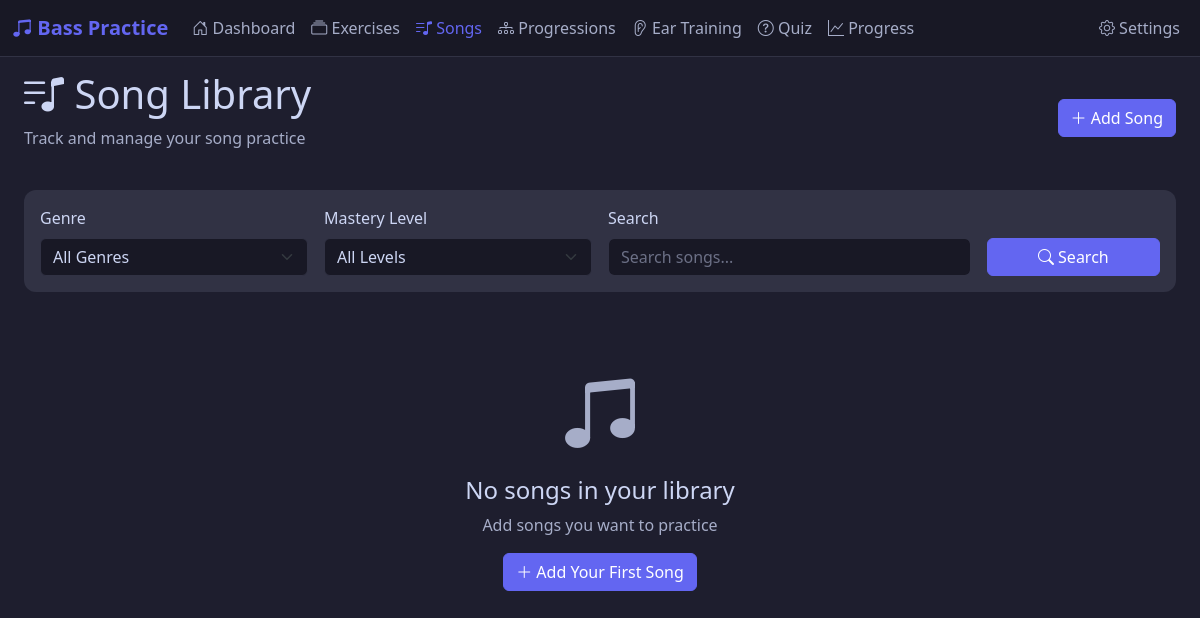
/songs, run on an earlier commit of the app's database.
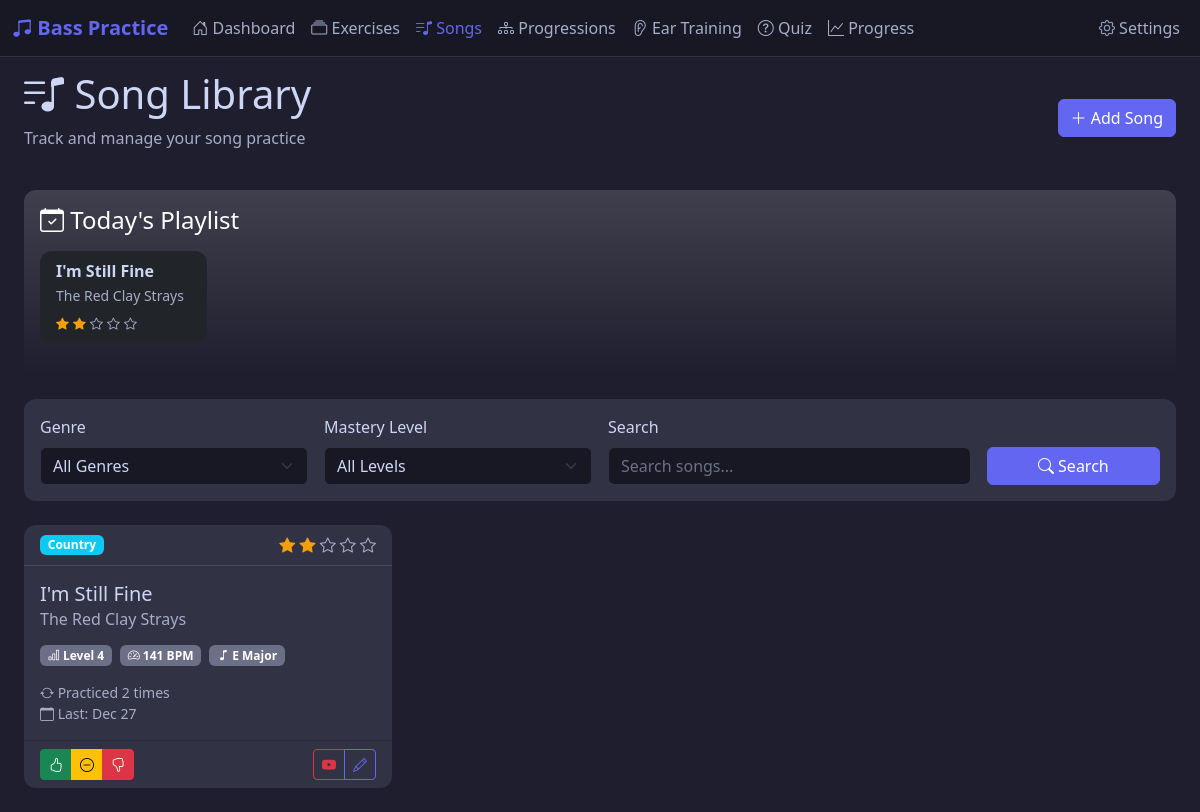
And on a later commit of the database.
### app/models.py (models this page shows, shortened)
class Song(db.Model):
    __tablename__ = 'songs'
    id = db.Column(db.Integer, primary_key=True)
    title = db.Column(db.String(100), nullable=False)
    artist = db.Column(db.String(100))
    genre = db.Column(db.String(50))
    difficulty_level = db.Column(db.Integer)  # 1-10
    key_signature = db.Column(db.String(10))
    tempo_bpm = db.Column(db.Integer)
    duration_minutes = db.Column(db.Integer)
    bass_notes = db.Column(db.Text)  # JSON array of bass notes/tabs
    chord_progression = db.Column(db.Text)  # JSON array of chords
    youtube_url = db.Column(db.String(255))
    practice_notes = db.Column(db.Text)
    mastery_level = db.Column(db.Integer, default=0)  # 0-5 scale
    last_practiced = db.Column(db.Date)
    practice_count = db.Column(db.Integer, default=0)
    created_at = db.Column(db.DateTime, default=datetime.utcnow)

### app/routes.py (the view, shortened to what this page needs)
@main_bp.route('/songs')
def songs():
    genre = request.args.get('genre', '')
    mastery = request.args.get('mastery', type=int)
    search = request.args.get('search', '')
    query = Song.query
    if genre:
        query = query.filter_by(genre=genre)
    if mastery is not None:
        query = query.filter_by(mastery_level=mastery)
    songs = query.order_by(Song.mastery_level, Song.title).all()
    playlist = generate_daily_song_playlist()
    genres = db.session.query(Song.genre).distinct().all()
    genres = [g[0] for g in genres if g[0]]
    return render_template('songs.html',
        songs=songs,
        playlist=playlist,
        genres=genres,
        current_genre=genre,
        current_mastery=mastery,
        search=search
    )

### app/song_manager.py (called while the page is built)
def get_recently_practiced_songs(days=7):
    cutoff_date = date.today() - timedelta(days=days)
    return Song.query.filter(Song.last_practiced >= cutoff_date).all()

### app/templates/songs.html (shortened to what this page needs)
{% extends "base.html" %}
{% block content %}
<div class="container-fluid px-4">
    <div class="row mb-4">
        <div class="col-12 d-flex justify-content-between align-items-center">
            <div>
                <h1><i class="bi bi-music-note-list"></i> Song Library</h1>
                <p class="text-secondary">Track and manage your song practice</p>
            </div>
            <a href="{{ url_for('main.add_song') }}" class="btn btn-primary">
                <i class="bi bi-plus-lg"></i> Add Song
            </a>
        </div>
    </div>
    {% if playlist %}
    <div class="row mb-4">
        <div class="col-12">
            <div class="card bg-gradient" style="background: linear-gradient(135deg, var(--primary-color) 0%, var(--secondary-color) 100%);">
                <div class="card-body">
                    <h4 class="text-white mb-3"><i class="bi bi-calendar-check"></i> Today's Playlist</h4>
                    <div class="row">
                        {% for song in playlist %}
                            <div class="col-md-4 col-lg-2 mb-3">
                                <div class="card bg-dark">
                                    <div class="card-body py-2 px-3">
                                        <strong>{{ song.title }}</strong>
                                        {% if song.artist %}
                                            <br><small class="text-secondary">{{ song.artist }}</small>
                                        {% endif %}
                                        <div class="mastery-stars mt-1">
                                            {% for i in range(5) %}
                                                <i class="bi bi-star{% if i < song.mastery_level %}-fill{% endif %}" style="font-size: 0.8rem;"></i>
                                            {% endfor %}
                                        </div>
                                    </div>
                                </div>
                            </div>
                        {% endfor %}
                    </div>
                </div>
            </div>
        </div>
    </div>
    {% endif %}
    <div class="row mb-4">
        <div class="col-12">
            <div class="card">
                <div class="card-body">
                    <form method="GET" class="row g-3">
                        <div class="col-md-3">
                            <label class="form-label">Genre</label>
                            <select name="genre" class="form-select" onchange="this.form.submit()">
                                <option value="">All Genres</option>
                            </select>
                        </div>
                        <div class="col-md-3">
                            <label class="form-label">Mastery Level</label>
                            <select name="mastery" class="form-select" onchange="this.form.submit()">
                                <option value="">All Levels</option>
                            </select>
                        </div>
                        <div class="col-md-4">
                            <label class="form-label">Search</label>
                            <input type="text" name="search" class="form-control"
                                   placeholder="Search songs..." value="{{ search }}">
                        </div>
                        <div class="col-md-2 d-flex align-items-end">
                            <button type="submit" class="btn btn-primary w-100">
                                <i class="bi bi-search"></i> Search
                            </button>
                        </div>
                    </form>
                </div>
            </div>
        </div>
    </div>
    <div class="row">
        {% for song in songs %}
            <div class="col-lg-4 col-md-6 mb-4">
                <div class="card exercise-card h-100">
                    <div class="card-header d-flex justify-content-between align-items-center">
                        {% if song.genre %}
                            <span class="badge bg-info">{{ song.genre|capitalize }}</span>
                        {% else %}
                            <span class="badge bg-secondary">No genre</span>
                        {% endif %}
                        <div class="mastery-stars">
                            {% for i in range(5) %}
                                <i class="bi bi-star{% if i < song.mastery_level %}-fill{% endif %}"></i>
                            {% endfor %}
                        </div>
                    </div>
                    <div class="card-body">
                        <h5 class="card-title">{{ song.title }}</h5>
                        {% if song.artist %}
                            <h6 class="card-subtitle text-secondary mb-3">{{ song.artist }}</h6>
                        {% endif %}
                        <div class="d-flex flex-wrap gap-2 mb-3">
                            {% if song.difficulty_level %}
                                <span class="badge bg-secondary">
                                    <i class="bi bi-bar-chart"></i> Level {{ song.difficulty_level }}
                                </span>
                            {% endif %}
                            {% if song.tempo_bpm %}
                                <span class="badge bg-secondary">
                                    <i class="bi bi-speedometer2"></i> {{ song.tempo_bpm }} BPM
                                </span>
                            {% endif %}
                            {% if song.key_signature %}
                                <span class="badge bg-secondary">
                                    <i class="bi bi-music-note"></i> {{ song.key_signature }}
                                </span>
                            {% endif %}
                        </div>
                        <p class="card-text text-secondary small">
                            <i class="bi bi-arrow-repeat"></i> Practiced {{ song.practice_count }} times
                            {% if song.last_practiced %}
                                <br><i class="bi bi-calendar"></i> Last: {{ song.last_practiced.strftime('%b %d') }}
                            {% endif %}
                        </p>
                    </div>
                    <div class="card-footer bg-transparent d-flex justify-content-between">
                        <div class="btn-group btn-group-sm">
                            <button class="btn btn-success practice-song-btn"
                                    data-song-id="{{ song.id }}" data-quality="4">
                                <i class="bi bi-hand-thumbs-up"></i>
                            </button>
                            <button class="btn btn-warning practice-song-btn"
                                    data-song-id="{{ song.id }}" data-quality="3">
                                <i class="bi bi-dash-circle"></i>
                            </button>
                            <button class="btn btn-danger practice-song-btn"
                                    data-song-id="{{ song.id }}" data-quality="2">
                                <i class="bi bi-hand-thumbs-down"></i>
                            </button>
                        </div>
                        <div class="btn-group btn-group-sm">
                            {% if song.youtube_url %}
                                <a href="{{ song.youtube_url }}" target="_blank" class="btn btn-outline-danger">
                                    <i class="bi bi-youtube"></i>
                                </a>
                            {% endif %}
                            <a href="{{ url_for('main.edit_song', song_id=song.id) }}" class="btn btn-outline-primary">
                                <i class="bi bi-pencil"></i>
                            </a>
                        </div>
                    </div>
                </div>
            </div>
        {% else %}
            <div class="col-12">
                <div class="text-center py-5">
                    <i class="bi bi-music-note-beamed display-1 text-secondary"></i>
                    <h4 class="mt-3">No songs in your library</h4>
                    <p class="text-secondary">Add songs you want to practice</p>
                    <a href="{{ url_for('main.add_song') }}" class="btn btn-primary">
                        <i class="bi bi-plus-lg"></i> Add Your First Song
                    </a>
                </div>
            </div>
        {% endfor %}
    </div>
</div>
{% endblock %}

### app/templates/base.html (shortened to what this page needs)
<!DOCTYPE html>
<html lang="en">
<head>
    <link href="https://cdn.jsdelivr.net/npm/bootstrap@5.3.2/dist/css/bootstrap.min.css" rel="stylesheet">
    <link href="https://cdn.jsdelivr.net/npm/bootstrap-icons@1.11.1/font/bootstrap-icons.css" rel="stylesheet">
</head>
<body>
    <nav class="navbar navbar-expand-lg navbar-dark fixed-top">
        <div class="container-fluid">
            <a class="navbar-brand" href="{{ url_for('main.dashboard') }}">
                <i class="bi bi-music-note-beamed"></i> Bass Practice
            </a>
            <div class="collapse navbar-collapse" id="navbarNav">
                <ul class="navbar-nav me-auto">
                    <li class="nav-item">
                        <a class="nav-link {% if request.endpoint == 'main.dashboard' %}active{% endif %}" href="{{ url_for('main.dashboard') }}">
                            <i class="bi bi-house-door"></i> Dashboard
                        </a>
                    </li>
                    <li class="nav-item">
                        <a class="nav-link {% if request.endpoint == 'main.exercises' %}active{% endif %}" href="{{ url_for('main.exercises') }}">
                            <i class="bi bi-collection"></i> Exercises
                        </a>
                    </li>
                    <li class="nav-item">
                        <a class="nav-link {% if request.endpoint == 'main.songs' %}active{% endif %}" href="{{ url_for('main.songs') }}">
                            <i class="bi bi-music-note-list"></i> Songs
                        </a>
                    </li>
                    <li class="nav-item">
                        <a class="nav-link {% if request.endpoint == 'main.chord_progressions' %}active{% endif %}" href="{{ url_for('main.chord_progressions') }}">
                            <i class="bi bi-diagram-3"></i> Progressions
                        </a>
                    </li>
                    <li class="nav-item">
                        <a class="nav-link {% if request.endpoint == 'main.ear_training' %}active{% endif %}" href="{{ url_for('main.ear_training') }}">
                            <i class="bi bi-ear"></i> Ear Training
                        </a>
                    </li>
                    <li class="nav-item">
                        <a class="nav-link {% if request.endpoint == 'main.quiz' %}active{% endif %}" href="{{ url_for('main.quiz') }}">
                            <i class="bi bi-question-circle"></i> Quiz
                        </a>
                    </li>
                    <li class="nav-item">
                        <a class="nav-link {% if request.endpoint == 'main.progress' %}active{% endif %}" href="{{ url_for('main.progress') }}">
                            <i class="bi bi-graph-up"></i> Progress
                        </a>
                    </li>
                </ul>
                <ul class="navbar-nav">
                    <li class="nav-item">
                        <a class="nav-link {% if request.endpoint == 'main.settings' %}active{% endif %}" href="{{ url_for('main.settings') }}">
                            <i class="bi bi-gear"></i> Settings
                        </a>
                    </li>
                </ul>
            </div>
        </div>
    </nav>
    <main style="padding-top: 70px;">
        {% block content %}{% endblock %}
    </main>
</body>
</html>

### app/templates/base.html (style rules this page uses)
:root { --primary-color: #6366f1; --secondary-color: #8b5cf6; --accent-color: #f59e0b; --dark-bg: #1e1e2e; --darker-bg: #181825; --card-bg: #313244; --text-primary: #cdd6f4; --text-secondary: #a6adc8; --text-muted: #6c7086; }
body { background-color: var(--dark-bg); color: var(--text-primary); font-family: 'Segoe UI', system-ui, sans-serif; min-height: 100vh; }
h1, h2, h3, h4, h5, h6 { color: var(--text-primary); }
p, span, div, li, td, th, label { color: var(--text-primary); }
.text-secondary { color: var(--text-secondary) !important; }
a { color: var(--primary-color); }
.navbar { background-color: var(--darker-bg) !important; border-bottom: 1px solid var(--card-bg); }
.navbar-brand { font-weight: 700; color: var(--primary-color) !important; }
.nav-link { color: var(--text-secondary) !important; transition: color 0.2s; }
.nav-link:hover, .nav-link.active { color: var(--primary-color) !important; }
.card { background-color: var(--card-bg); border: none; border-radius: 12px; color: var(--text-primary); }
.card-title, .card-header, .card-body, .card-footer { color: var(--text-primary); }
.card-header { background-color: transparent; border-bottom: 1px solid rgba(255,255,255,0.1); color: var(--text-primary); }
.card-text { color: var(--text-secondary); }
.btn-primary { background-color: var(--primary-color); border-color: var(--primary-color); color: #ffffff; }
.btn-outline-primary { color: var(--primary-color); border-color: var(--primary-color); }
.btn-success { color: #ffffff; }
.btn-warning { color: #000000; }
.btn-danger { color: #ffffff; }
.badge { color: #ffffff; }
.badge.bg-secondary { background-color: #6c7086 !important; color: #ffffff; }
.badge.bg-info { color: #ffffff; }
.exercise-card { transition: transform 0.2s, box-shadow 0.2s; }
.mastery-stars .bi-star-fill { color: var(--accent-color); }
.mastery-stars .bi-star { color: var(--text-secondary); }
.form-control, .form-select { background-color: var(--darker-bg); border-color: var(--card-bg); color: var(--text-primary); }
.form-control::placeholder { color: var(--text-muted); }
.form-label { color: var(--text-primary); }
.form-select option { background-color: var(--darker-bg); color: var(--text-primary); }
input, textarea, select { color: var(--text-primary) !important; }
input::placeholder, textarea::placeholder { color: var(--text-muted) !important; }
small, .small { color: var(--text-secondary); }

What changed in the data, as far as the page shows it:
added Song: title "I'm Still Fine", artist "The Red Clay Strays", mastery_level 2 (drawn), genre "Country", difficulty_level "4", tempo_bpm "141", key_signature "E Major", practice_count "2", last_practiced "Dec 27"
Also different on the page:
text no longer shown: "No songs in your library Add songs you want to practice Add Your First Song"
text now shown: "Today's Playlist"
